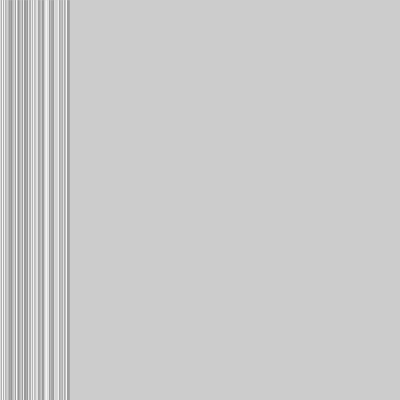
Frame 1 (no input)
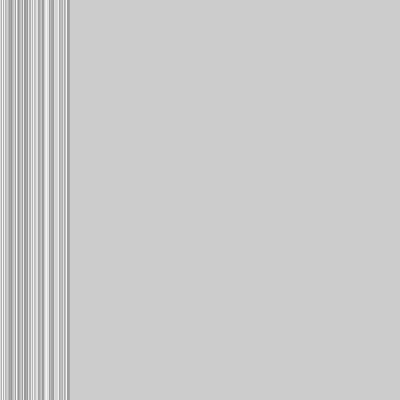
Frame 60 (the mouse pressed at the canvas centre just before this capture)
Frame 120 (the mouse held since frame 60 and released just before this capture): identical to frame 60, image omitted

The Processing sketch that drew these frames (run headless with seeded random() and noise(); from frame 60 on, the mouse is pressed at the canvas centre):

// Processing sketch: Exercise_33_1
// ── Exercise_33_1.pde
//Lauren Henry
//Exercise 33.1

//create an array that stores y values
//use those y values inside draw to set
//the position of a series of shapes

float[] y;

void setup() {
  size(400,400);
  y = new float[70];
  for(int a = 0; a < y.length; a++) {
    y[a] = random(149,255);
  }
  
}

void draw() {
  for (int b = 0; b < y.length; b++) {
    stroke(y[b]);
    line(b, 0, b, height);
    
  }
}
  
